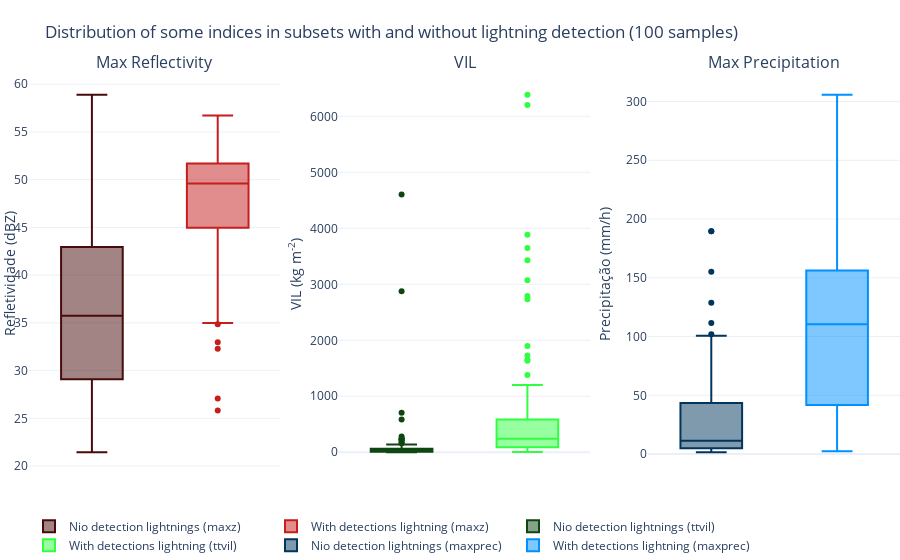

Notebook cell for this chart:
### Code cell
rows, cols, idx = 1, 3, 0
records = 100
indexes = ['maxz', 'ttvil', 'maxprec']
yaxes = [
    "Refletividade (dBZ)",
    "VIL (kg m<sup>-2</sup>)",
    "Precipitação (mm/h)"
]
colors = [
    ('#480B0B', '#C61D1D'),
    ('#0E4612', '#30FF41'),
    ('#00355D', '#0090FF')
#     ('#A23B72', '#F18F01'),
#     ('#705C64', '#4191B2'),
#     ('#C6DEE8', '#DC1F2A')
]
fig = make_subplots(rows=rows, cols=cols, 
                    subplot_titles=('Max Reflectivity', 'VIL', 'Max Precipitation'))

for i in range(rows):
    for j in range(cols):
        fig.add_trace(
            go.Box(y=no.sample(records)[indexes[idx]], #boxpoints='all',
            name='Nio detection lightnings (%s)'%(indexes[idx]),
            marker_color=colors[idx][0], boxmean=False),
            row=i+1, col=j+1
        )
        fig.add_trace(
            go.Box(y=yes.sample(records)[indexes[idx]], #boxpoints='all',
            name='With detections lightning (%s)'%(indexes[idx]),
            marker_color=colors[idx][1]),
            row=i+1, col=j+1
        )
        fig.update_yaxes(title_text=yaxes[idx], row=i+1, col=j+1)
        fig.update_xaxes(showticklabels=False, row=i+1, col=j+1)
        idx+=1

fig.update_layout(
    template='plotly_white',
    legend_orientation="h",
    margin=dict(t=75, b=0, r=0, l=0),
    title='Distribution of some indices in subsets with and without lightning detection (%s samples)\n'%records
)
# print(fig['layout'])
offline.plot(fig, image_filename='indexes-distributions-fam', 
             image_width=1000, image_height=600,
             image='png')
offline.iplot(fig)

### Figure 1 — Plotly figure (JSON) as saved in the notebook; plotly's stock layout.template omitted (floating-point values rounded to 4 significant figures)
{"data": [{"boxmean": false, "marker": {"color": "#480B0B"}, "name": "Nio detection lightnings (maxz)", "type": "box", "xaxis": "x", "y": [41.69, 27.47, 24.83, 37.55, 23.67, 44.68, 29.09, 22.28, 42.78, 33.76, 42.78, 37.88, 34.47, 27.83, 32.81, 26.7, 21.46, 47.05, 30.64, 30.16, 47.16, 41.64, 39.8, 43.62, 27.83, 40.45, 33.91, 32.98, 49.66, 31.91, 25.83, 37.63, 26.28, 25.35, 52.34, 41.54, 48.56, 38.43, 42.19, 35.46, 47.16, 25.83, 38.04, 47.55, 30.87, 49.23, 37.19, 37.72, 25.83, 37.1, 30.87, 27.83, 34.73, 37.37, 36.53, 38.04, 35.1, 46.62, 27.47, 29.09, 44.49, 48.45, 34.47, 30.41, 25.83, 49.32, 24.83, 30.87, 35.69, 46.76, 45.91, 49.16, 30.87, 47.03, 40.94, 48.88, 49.11, 47.01, 23.67, 23.67, 26.28, 35.69, 39.67, 43.13, 58.88, 40.67, 30.87, 35.8, 50.83, 26.7, 24.83, 31.09, 42.01, 29.38, 45.89, 24.83, 34.98, 27.09, 36.43, 31.91], "yaxis": "y"}, {"marker": {"color": "#C61D1D"}, "name": "With detections lightning (maxz)", "type": "box", "xaxis": "x", "y": [36.73, 51.48, 54.57, 49.79, 39.98, 46.71, 38.2, 41.54, 39.22, 51.31, 53.45, 32.98, 51.56, 45.29, 49.43, 45.83, 40.89, 48.01, 49.81, 53.11, 49.76, 51.43, 52.36, 51.1, 46.64, 47.49, 43.58, 48.98, 48.14, 52.51, 32.29, 48.7, 49.27, 35.8, 37.63, 53.03, 48.68, 49.31, 38.73, 27.09, 50.35, 49.13, 50.17, 49.57, 51.03, 51.61, 54.09, 40.1, 48.01, 34.98, 51.77, 52.42, 50.75, 44.3, 49.61, 47.51, 52.5, 53.12, 51.44, 47.85, 25.83, 51.85, 54.51, 40.16, 56.72, 55.39, 55.34, 53.22, 42.78, 55.25, 54.69, 45.04, 50.33, 54.02, 43.79, 48.18, 50.01, 51.04, 44.26, 47.72, 47.24, 51.8, 54.06, 52.06, 47.01, 51.62, 50.94, 54.47, 50.44, 49.95, 50.68, 44.89, 49.19, 44.77, 34.86, 52.02, 37.8, 50.28, 49.6, 49.69], "yaxis": "y"}, {"boxmean": false, "marker": {"color": "#0E4612"}, "name": "Nio detection lightnings (ttvil)", "type": "box", "xaxis": "x2", "y": [15.25, 2.89, 3.86, 15.69, 4603.0, 17.39, 584.5, 229.2, 40.64, 18.85, 50.95, 11.31, 281.1, 2.62, 234.7, 6.55, 62.88, 13.53, 8.83, 75.72, 217.0, 37.47, 78.82, 26.7, 9.35, 13.58, 14.22, 159.2, 90.42, 35.44, 8.79, 138.8, 30.53, 10.84, 2.69, 3.59, 25.53, 4.52, 31.37, 10.29, 30.81, 123.2, 138.2, 22.25, 7.6, 101.2, 15.03, 2878.0, 18.49, 8.23, 32.54, 8.77, 43.67, 33.38, 3.31, 3.13, 17.08, 14.66, 10.09, 24.72, 26.15, 245.7, 7.56, 111.5, 76.37, 8.45, 51.86, 8.06, 20.6, 708.0, 15.28, 5.19, 12.17, 79.38, 69, 3.19, 66.69, 116.0, 29.37, 4.04, 13.78, 5.21, 69.84, 3.76, 2.35, 47.09, 14.81, 15.74, 12.59, 21.5, 19.61, 8.77, 22.82, 7.85, 5.08, 20.53, 13.09, 3.2, 13.83, 178.1], "yaxis": "y2"}, {"marker": {"color": "#30FF41"}, "name": "With detections lightning (ttvil)", "type": "box", "xaxis": "x2", "y": [364.8, 872.4, 72.96, 173.3, 1166.0, 3432.0, 65.93, 404.9, 11.98, 400.6, 356.9, 143.0, 32.86, 75.14, 298.1, 150.9, 8.54, 13.59, 103.9, 415.7, 1155.0, 180.0, 276.8, 115.3, 87.24, 611.7, 1115.0, 224.3, 1201.0, 3885.0, 328.4, 1651.0, 344.9, 110.9, 294.8, 138.4, 410.5, 349.5, 3073.0, 35.42, 20.5, 1898.0, 227.7, 152.4, 87.24, 477.3, 143.4, 32.74, 27, 7.59, 1727.0, 1081.0, 252.3, 6383.0, 22.79, 104.8, 297.3, 47.4, 2790.0, 52.98, 6202.0, 342.2, 1006.0, 142.4, 476.1, 229.7, 251.4, 2733.0, 133.5, 10.96, 366.2, 139.0, 259.1, 43.4, 155.9, 933.0, 205.5, 213.8, 138.6, 433.4, 460.7, 76.28, 160.3, 18.36, 847.5, 290.8, 296.6, 5.95, 14.44, 105.1, 217.5, 3649.0, 57.25, 558.2, 962.1, 993.0, 96.01, 75.33, 1381.0, 1634.0], "yaxis": "y2"}, {"boxmean": false, "marker": {"color": "#00355D"}, "name": "Nio detection lightnings (maxprec)", "type": "box", "xaxis": "x3", "y": [1.67, 43.57, 1.63, 9.16, 7.19, 8.45, 111.5, 3.92, 16.29, 11.88, 3.85, 41.49, 15.86, 2.36, 89.47, 1.84, 2.03, 18.87, 15.03, 2.98, 9.05, 25.62, 43.15, 4.52, 46.66, 8.58, 85.62, 4.44, 26.9, 189.7, 10.9, 28.74, 17.27, 59.17, 1.76, 26.77, 1.82, 14.48, 6.35, 2.52, 8.27, 74.65, 49.61, 23.69, 6, 5.56, 189.7, 9.41, 3.29, 23.86, 5.27, 6.9, 1.83, 37.62, 73.38, 59.46, 48.29, 3.92, 75.02, 5.99, 2.38, 13.33, 155.2, 4.84, 10.03, 3.42, 3.22, 6.23, 7.09, 6.23, 1.97, 87.1, 25.81, 44.43, 4.74, 37.62, 54.44, 6.38, 10.21, 10.21, 64.46, 17.7, 101.9, 21.74, 13.56, 22.67, 5.43, 51.71, 100.6, 17.44, 12.63, 128.8, 53.12, 4.74, 6.55, 4.2, 6.77, 5.27, 70.57, 1.92], "yaxis": "y3"}, {"marker": {"color": "#0090FF"}, "name": "With detections lightning (maxprec)", "type": "box", "xaxis": "x3", "y": [289.7, 148.1, 99.16, 207.2, 28.88, 80.54, 199.7, 76.88, 21.06, 16.17, 31.93, 276.5, 185.1, 163.0, 282.7, 286.9, 56.34, 31.93, 34.53, 37.35, 99.16, 207.2, 32.4, 123.0, 148.9, 129.8, 128.8, 168.7, 137.7, 236.4, 76.31, 17.15, 18.68, 120.0, 120.9, 112.9, 118.0, 103.4, 15.47, 48.41, 108.3, 4.27, 90.58, 148.5, 113.7, 132.0, 150.7, 244.1, 165.4, 107.5, 3.34, 279.9, 113.7, 258.2, 114.0, 159.0, 57.59, 109.1, 221.8, 250.7, 213.3, 9.89, 179.7, 99.16, 134.3, 80.73, 111.5, 115.1, 10.08, 218.6, 105.7, 58.73, 17.27, 305.7, 36.89, 5.99, 3.58, 109.9, 162.6, 32.56, 88.6, 45.98, 130.4, 62.29, 298.3, 66.54, 13.93, 153.3, 2.29, 4.85, 98.44, 63.83, 16.65, 111.0, 109.9, 114.3, 23, 214.4, 121.8, 147.8], "yaxis": "y3"}], "layout": {"annotations": [{"font": {"size": 16}, "showarrow": false, "text": "Max Reflectivity", "x": 0.1444, "xanchor": "center", "xref": "paper", "y": 1, "yanchor": "bottom", "yref": "paper"}, {"font": {"size": 16}, "showarrow": false, "text": "VIL", "x": 0.5, "xanchor": "center", "xref": "paper", "y": 1, "yanchor": "bottom", "yref": "paper"}, {"font": {"size": 16}, "showarrow": false, "text": "Max Precipitation", "x": 0.8556, "xanchor": "center", "xref": "paper", "y": 1, "yanchor": "bottom", "yref": "paper"}], "legend": {"orientation": "h"}, "margin": {"b": 0, "l": 0, "r": 0, "t": 75}, "title": {"text": "Distribution of some indices in subsets with and without lightning detection (100 samples)\n"}, "xaxis": {"anchor": "y", "domain": [0, 0.2889], "showticklabels": false}, "xaxis2": {"anchor": "y2", "domain": [0.3556, 0.6444], "showticklabels": false}, "xaxis3": {"anchor": "y3", "domain": [0.7111, 1], "showticklabels": false}, "yaxis": {"anchor": "x", "domain": [0, 1], "title": {"text": "Refletividade (dBZ)"}}, "yaxis2": {"anchor": "x2", "domain": [0, 1], "title": {"text": "VIL (kg m<sup>-2</sup>)"}}, "yaxis3": {"anchor": "x3", "domain": [0, 1], "title": {"text": "Precipitação (mm/h)"}}}}
